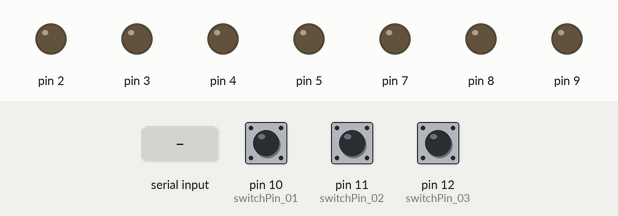
Recording of a sketch running on a simulated Arduino Uno, built with avr-gcc and run on an emulated ATmega328P. Parts: output pins drawn as LEDs (lit = HIGH). The inputs (shaded band) are chosen by the test bench; at power-on: pin 10 (switchPin_01) HIGH, pin 11 (switchPin_02) HIGH, pin 12 (switchPin_03) LOW. What the sketch prints to the serial monitor is not drawn.

Above: at 1.2 s.
1.3 s: "1\n" received over Serial
At 1.7 s:
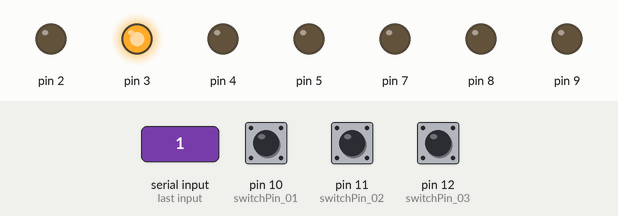
2.9 s: byte 5 (5) received over Serial
At 4.1 s:
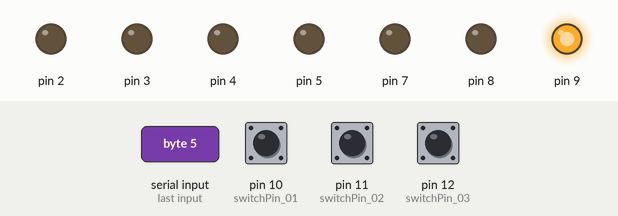
4.4 s: byte 6 (6) received over Serial
At 5.5 s:
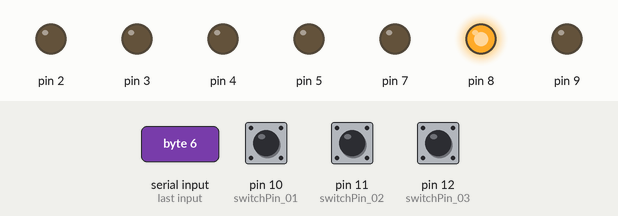
5.9 s: byte 7 (7) received over Serial
At 6.8 s:
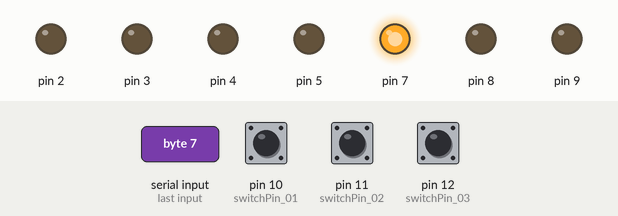
7.4 s: byte 8 (8) received over Serial
At 8.2 s:
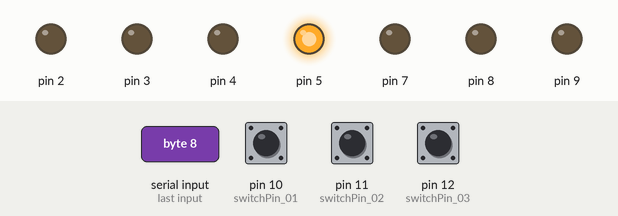
8.9 s: byte 9 (9) received over Serial
At 9.5 s:
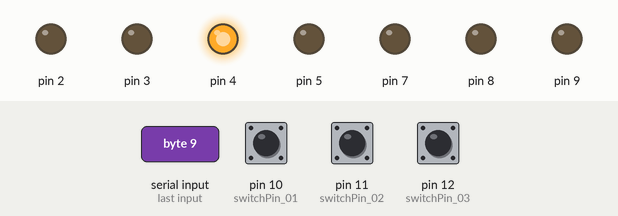
Timing chart, 0 to 11.4 s (numbered marks = the images above; inputs shaded):
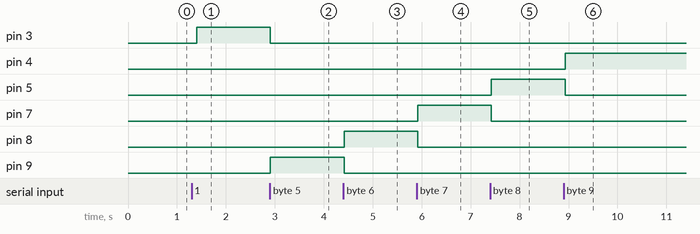

Measured:
- after the input at 1.3 s, pin 3: LOW → HIGH after 0.10 s
- after the input at 2.9 s, pin 3: HIGH → LOW at once; pin 9: LOW → HIGH at once
- after the input at 4.4 s, pin 8: LOW → HIGH at once; pin 9: HIGH → LOW at once
- after the input at 5.9 s, pin 7: LOW → HIGH at once; pin 8: HIGH → LOW at once
- after the input at 7.4 s, pin 5: LOW → HIGH at once; pin 7: HIGH → LOW at once
- after the input at 8.9 s, pin 4: LOW → HIGH at once; pin 5: HIGH → LOW at once

The sketch:

PANWO.ino
```cpp
int state_01 = 12;
int state_02 = 3;
int state_03 = 30;
boolean buttonUp_01 = true;
boolean buttonUp_02 = true;
boolean buttonUp_03 = true;

char val;

int switchPin_01 = 10;
int switchPin_02 = 11;
int switchPin_03 = 12;

void setup() {

  //set initial status
  pinMode(9, OUTPUT);
  digitalWrite(9, LOW);
  pinMode(8, OUTPUT);
  digitalWrite(8, LOW);
  pinMode(7, OUTPUT);
  digitalWrite(7, LOW);
  pinMode(5, OUTPUT);
  digitalWrite(5, LOW);
  pinMode(4, OUTPUT);
  digitalWrite(4, LOW);
  pinMode(3, OUTPUT);
  digitalWrite(3, LOW);
  pinMode(2, OUTPUT);
  digitalWrite(2, LOW);

  //set button status
  pinMode(switchPin_01, INPUT);
  digitalWrite(switchPin_01, HIGH);
  pinMode(switchPin_02, INPUT);
  digitalWrite(switchPin_02, HIGH);

  Serial.begin (9600);
}

void loop() {
  if (Serial.available()) {
    val = Serial.read();
  }

  //C moter vibrates
  if (val == 5) {
    digitalWrite(9, HIGH);
    digitalWrite(8, LOW);
    digitalWrite(7, LOW);
    digitalWrite(5, LOW);
    digitalWrite(4, LOW);
    digitalWrite(3, LOW);
    digitalWrite(2, LOW);
  }

  //D moter vibrates
    if (val == 6) {
    digitalWrite(8, HIGH);
    digitalWrite(9, LOW);
    digitalWrite(7, LOW);
    digitalWrite(5, LOW);
    digitalWrite(4, LOW);
    digitalWrite(3, LOW);
    digitalWrite(2, LOW);
  }

  //E moter vibrates
    if (val == 7) {
    digitalWrite(7, HIGH);
    digitalWrite(8, LOW);
    digitalWrite(9, LOW);
    digitalWrite(5, LOW);
    digitalWrite(4, LOW);
    digitalWrite(3, LOW);
    digitalWrite(2, LOW);
  }

  //F moter vibrates
    if (val == 8) {
    digitalWrite(5, HIGH);
    digitalWrite(8, LOW);
    digitalWrite(7, LOW);
    digitalWrite(9, LOW);
    digitalWrite(4, LOW);
    digitalWrite(3, LOW);
    digitalWrite(2, LOW);
  }

  //G moter vibrates
    if (val == 9) {
    digitalWrite(4, HIGH);
    digitalWrite(8, LOW);
    digitalWrite(7, LOW);
    digitalWrite(5, LOW);
    digitalWrite(9, LOW);
    digitalWrite(3, LOW);
    digitalWrite(2, LOW);
  }

  //A moter vibrates
    if (val == 10) {
    digitalWrite(3, HIGH);
    digitalWrite(8, LOW);
    digitalWrite(7, LOW);
    digitalWrite(5, LOW);
    digitalWrite(4, LOW);
    digitalWrite(9, LOW);
    digitalWrite(2, LOW);
  }

  //B moter vibrates
    if (val == 11) {
    digitalWrite(2, HIGH);
    digitalWrite(8, LOW);
    digitalWrite(7, LOW);
    digitalWrite(5, LOW);
    digitalWrite(4, LOW);
    digitalWrite(3, LOW);
    digitalWrite(9, LOW);
  }

// set A button to a switch
  if(digitalRead(switchPin_01) == HIGH && buttonUp_01 == true) {
    state_01 = 25 - state_01;
    buttonUp_01 = false;
  }
  else if(digitalRead(switchPin_01) != HIGH && buttonUp_01 != true) {
    buttonUp_01 = true;
    state_01 =25 - state_01;
    Serial.write(state_01);

  }
 Serial.print(state_01);

//set B button to a switch
  if(digitalRead(switchPin_02) == HIGH && buttonUp_02 == true) {
    state_02 = 7 - state_02;
    buttonUp_02 = false;
  }
  else if(digitalRead(switchPin_02) != HIGH && buttonUp_02 != true) {
    buttonUp_02 = true;
    state_02 =7 - state_02;
    Serial.write(state_02);

  }
 Serial.print(state_02);

 //set C button to a switch
  if(digitalRead(switchPin_03) == HIGH && buttonUp_03 == true) {
    state_03 = 61 - state_03;
    buttonUp_03 = false;
  }
  else if(digitalRead(switchPin_03) != HIGH && buttonUp_03 != true) {
    buttonUp_03 = true;
    state_03 =61 - state_03;
    Serial.write(state_03);

  }
 Serial.print(state_03);

  delay(100); // Delay
}
```
